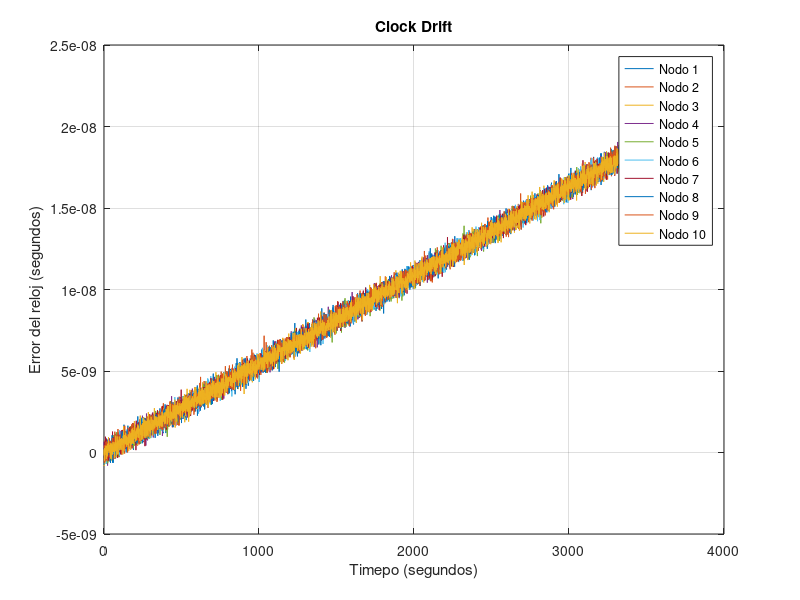

Recreate this plot in MATLAB.
num_nodes = 10;
sampling_rate = 1; % Hz
duration = 3600; % segundos
drift_rate = 40e-6; % μs per second
crystal_freq_mean = 7.37e6; % Hz

t = (0:sampling_rate:duration-sampling_rate);

clock_drift = zeros(num_nodes, length(t));
offset_change = zeros(num_nodes, length(t));

for node = 1:num_nodes
    clock_drift(node, :) = sqrt(duration) * drift_rate * randn(size(t));    
    offset_change(node, :) = linspace(0, drift_rate * duration, length(t));
end

clock_error = clock_drift + offset_change;
clock_error_seconds = clock_error / crystal_freq_mean;

figure;
plot(t, clock_error_seconds), xlabel('Timepo (segundos)'), ylabel('Error del reloj (segundos)')
grid on
title('Clock Drift')
legend('Nodo 1', 'Nodo 2', 'Nodo 3', 'Nodo 4', 'Nodo 5', 'Nodo 6', 'Nodo 7', 'Nodo 8', 'Nodo 9', 'Nodo 10')
